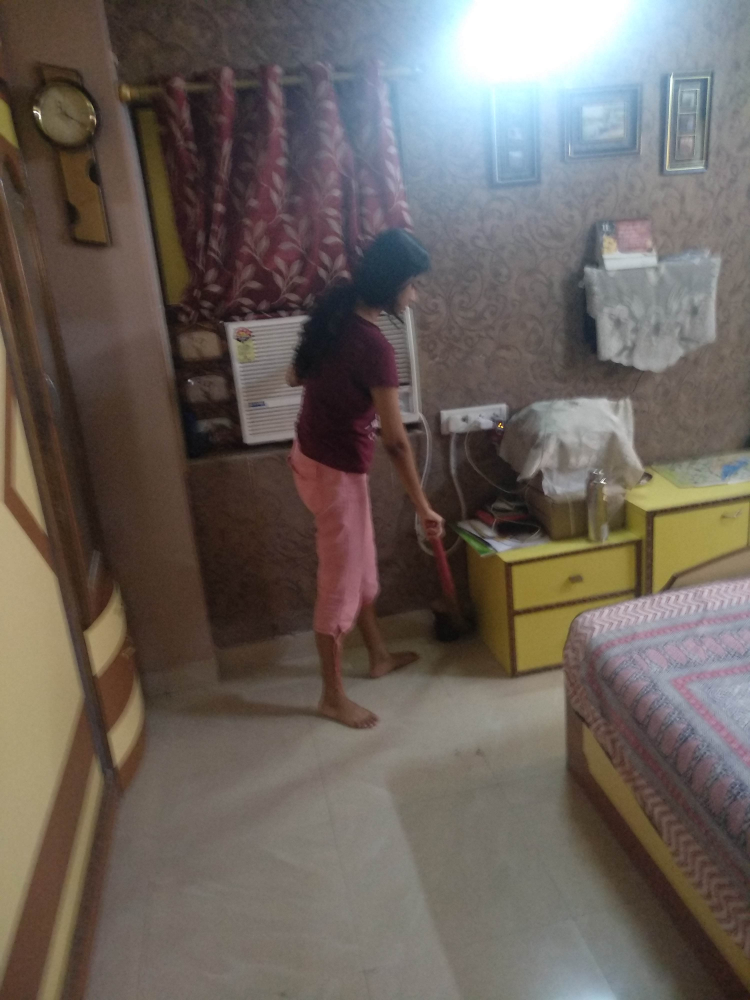
#> input picture Seamless Cloning/Photo2.jpg, 3000 x 4000 px, found by its file name (shown at 1/4 size)
$ python seamless_clone.py
#> lines starting #> are read from the running program, lines starting #| are printed output that depends on the picture; after the words box and inside, x2 and y2 are one past the last pixel; in counts of white or black regions, pixels touching at a corner belong together
# -*- coding: utf-8 -*-
"""
Created on Mon Oct 26 16:59:22 2020

@author: Admin
"""

#output = cv2.seamlessClone(src, dst, mask, center, flags)
#src - Source image
#dst = Destination image
#mask - A rough mask around the object to be cloned, this should be the size of the source image
#center - location of center of source image in the destination image
#flags - "NORMAL CLONE" or "MIXED CLONE"

import cv2
import numpy as np
import matplotlib.pyplot as plt

src = cv2.imread("D:\Python Projects\OpenCV\Seamless Cloning\Photo2.jpg")
#> src is the input picture: shape (4000, 3000, 3); mean B, G, R 92.2, 98.6, 107.3
dst = cv2.imread("D:\Python Projects\OpenCV\Seamless Cloning\Photo1.jpg")
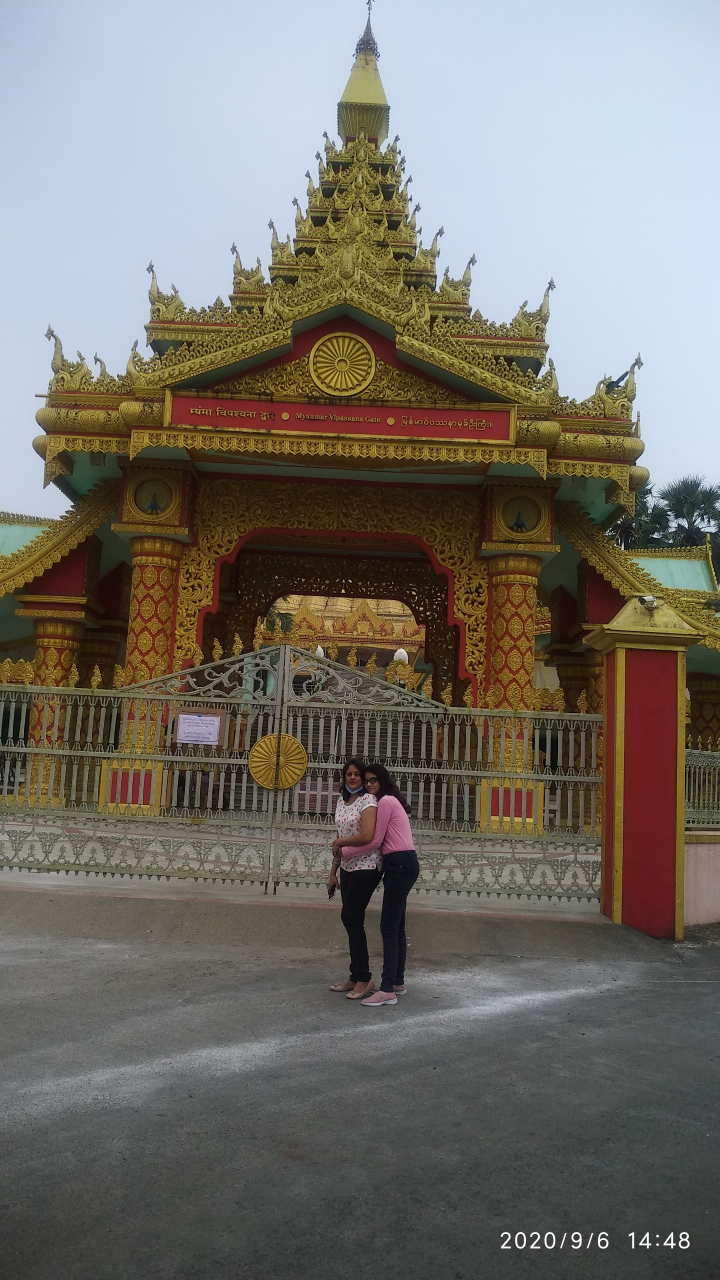
#> input picture Seamless Cloning/Photo1.jpg, 2160 x 3840 px, found by its file name (shown at 1/3 size)
#> dst is the input picture: shape (3840, 2160, 3); mean B, G, R 106.2, 112.7, 116.7

plt.imshow(dst)

#creating mask
src_mask = np.zeros(src.shape, src.dtype)
poly = np.array([ [4,80], [30,54], [151,63], [254,37], [298,90], [272,134], [43,122] ], np.int32)

cv2.fillPoly(src_mask, [poly], (255, 255, 255))
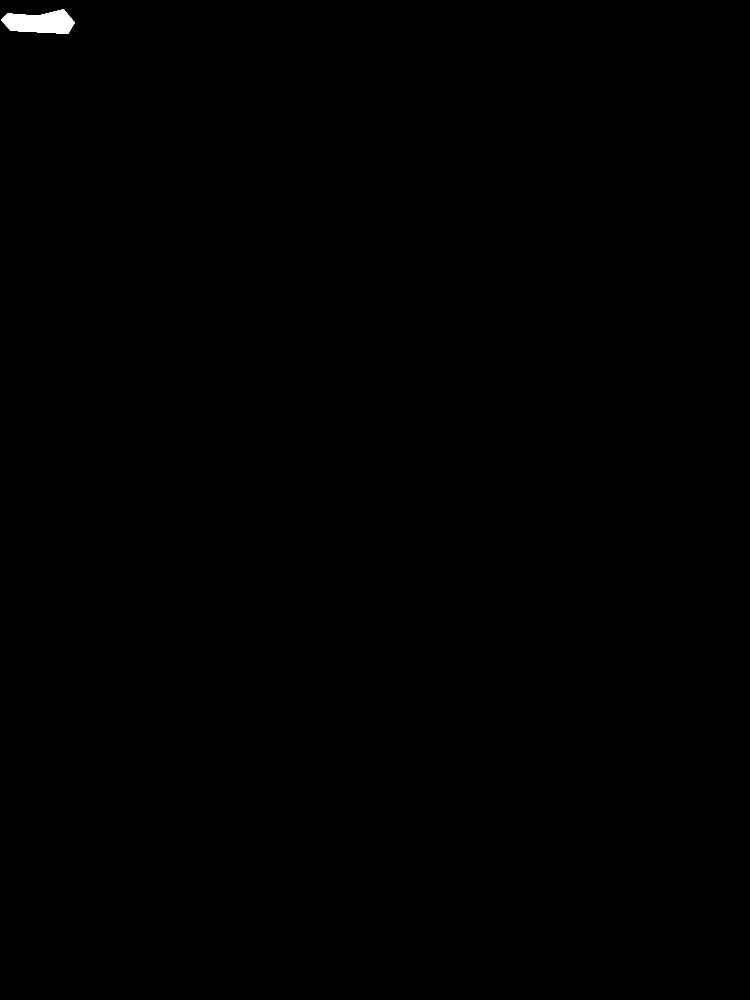
#> src_mask: shape (4000, 3000, 3) (shown at 1/4 size); 0.16% white; 1 white region, box (x1, y1, x2, y2) and area: (4, 37, 299, 135) 19709


output = cv2.seamlessClone(src, dst, src_mask, (1000,500), cv2.MIXED_CLONE)


cv2.imwrite("D:\Python Projects\OpenCV\Seamless Cloning\masked_image.jpg", output)
